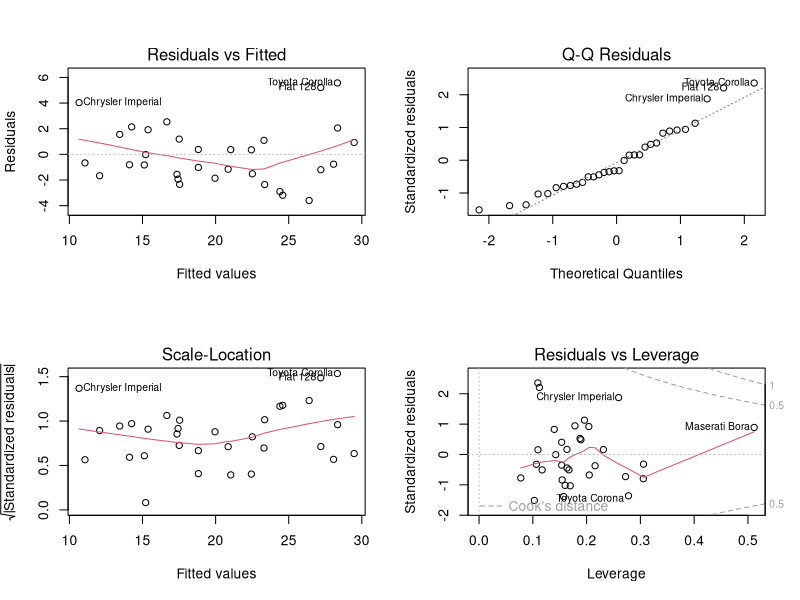
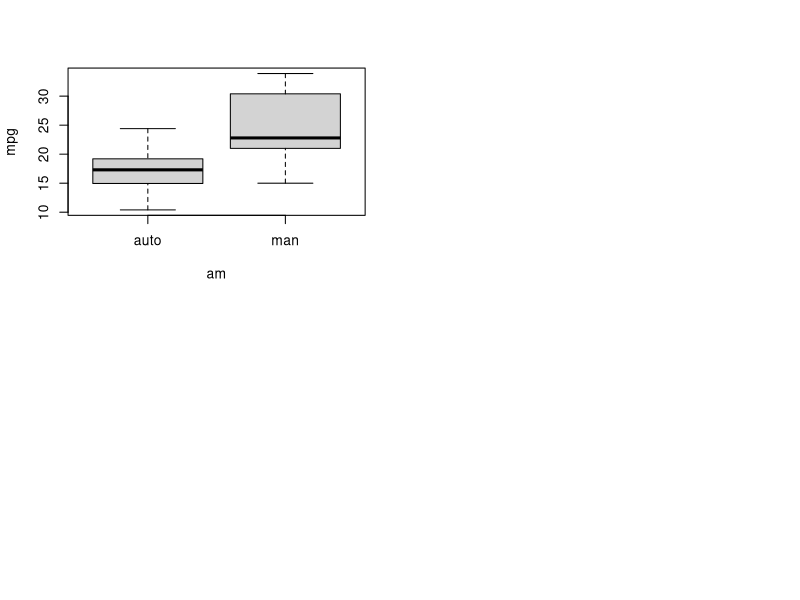
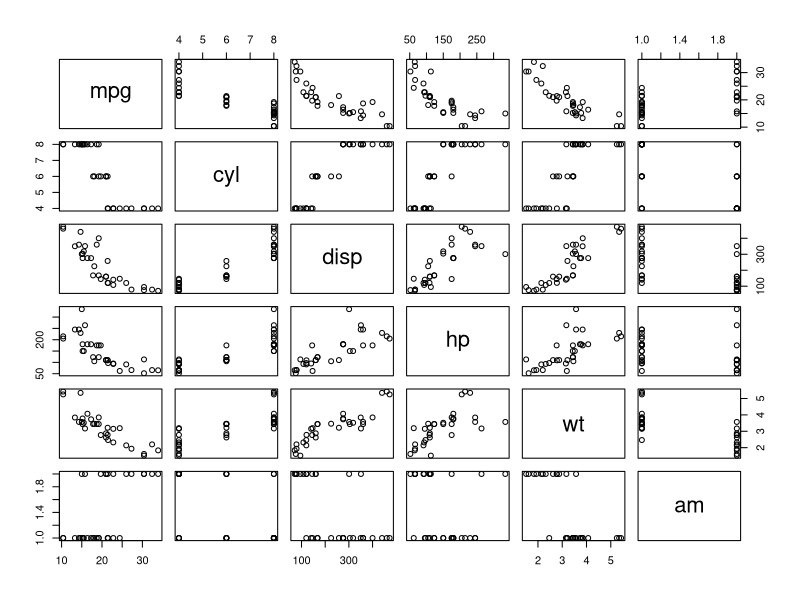

These figures' R source, in order:
## ---- chunk 1
knitr::opts_chunk$set(echo = TRUE)
## ---- chunk 2
library(datasets)
data(mtcars)
mtcars2<-mtcars[c(-5,-7, -8, -10, -11)]
mtcars2$am<-as.factor(mtcars2$am)
library(plyr)
mtcars2$am<-revalue(mtcars2$am, c("0"="auto", "1"="man"))
str(mtcars2)
## ---- chunk 3
mtcars3<-NULL
mtcars3$mpg<-mtcars2$mpg; mtcars3$am<-mtcars2$am
mtcars3$disp<-mtcars2$disp-mean(mtcars2$disp)
mtcars3$cyl<-mtcars2$cyl-mean(mtcars2$cyl)
mtcars3$hp<-mtcars2$hp-mean(mtcars2$hp)
mtcars3$wt<-mtcars2$wt-mean(mtcars2$wt)
mtcars3<-data.frame(mtcars3$mpg, mtcars3$cyl, mtcars3$disp, mtcars3$hp, mtcars3$wt,mtcars3$am)
names(mtcars3)<- c("mpg", "cyl", "disp","hp", "wt", "am")
str(mtcars3)
## ---- chunk 4
fit1<-lm(mpg~am-1, mtcars2)
fit1$coefficients
## ---- chunk 5
fit2<-lm(mpg~am-1+cyl+disp+hp+wt, mtcars2)
fit3<-lm(mpg~am-1+cyl+disp+hp+wt, mtcars3)
compfits<-data.frame(fit2$coefficients, fit3$coefficients)
compfits
## ---- chunk 6
par(mfrow = c(2,2))
plot(fit2)
## ---- chunk 7
t.test(mpg~am, mtcars)
## ---- chunk 8
disp<-cor(mtcars$mpg,mtcars$disp)
hp<-cor(mtcars$mpg,mtcars$hp)
wt<-cor(mtcars$mpg,mtcars$wt)
cyl<-cor(mtcars$mpg,mtcars$cyl)
data.frame(disp, hp, wt, cyl)
rraxl<-cor(mtcars$mpg,mtcars$drat)
gear<-cor(mtcars$mpg,mtcars$gear)
carb<-cor(mtcars$mpg,mtcars$carb)
data.frame(rraxl, gear, carb)
## ---- chunk 9
plot(mpg~am, mtcars2)
## ---- chunk 10
pairs(mtcars2)
